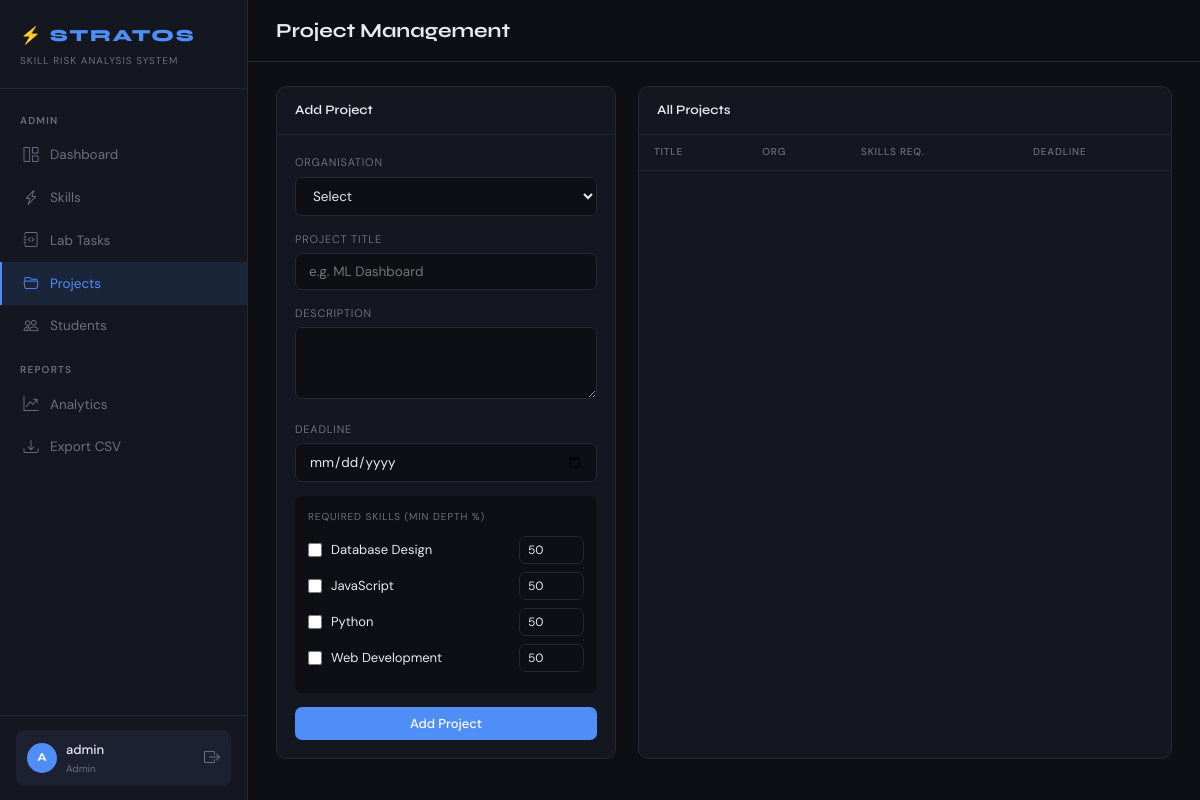
Screenshot of /admin/projects (signed in) with the database file from the repository.
### models.py (models this page shows, shortened)
class User(UserMixin, db.Model):
    __tablename__ = 'users'
    user_id    = db.Column(db.Integer, primary_key=True, autoincrement=True)
    username   = db.Column(db.String(50),  nullable=False, unique=True)
    email      = db.Column(db.String(100), nullable=False, unique=True)
    password   = db.Column(db.String(255), nullable=False)
    role       = db.Column(db.Enum('Student','Admin'), nullable=False, default='Student')
    branch     = db.Column(db.String(50),  nullable=True)
    year       = db.Column(db.SmallInteger, nullable=True)
    created_at = db.Column(db.DateTime, default=datetime.utcnow)
    @property
    def is_admin(self): return self.role == 'Admin'
    skills   = db.relationship('StudentSkill', back_populates='student', cascade='all, delete-orphan')
    attempts = db.relationship('TaskAttempt',  back_populates='student', cascade='all, delete-orphan')
    projects = db.relationship('Project', secondary=student_project, back_populates='students')

class Skill(db.Model):
    __tablename__ = 'skills'
    skill_id    = db.Column(db.Integer, primary_key=True, autoincrement=True)
    name        = db.Column(db.String(100), nullable=False, unique=True)
    category    = db.Column(db.String(50),  nullable=False)
    description = db.Column(db.Text, nullable=True)
    risk_param   = db.relationship('RiskParam',   back_populates='skill', uselist=False, cascade='all, delete-orphan')
    lab_tasks    = db.relationship('LabTask',      back_populates='skill', cascade='all, delete-orphan')
    student_data = db.relationship('StudentSkill', back_populates='skill', cascade='all, delete-orphan')

### routes/admin.py (the view, shortened to what this page needs)
@admin_bp.route('/projects', methods=['GET','POST'])
@login_required
@admin_required
def manage_projects():
    all_skills = Skill.query.order_by(Skill.name).all()
    all_orgs   = Organization.query.order_by(Organization.name).all()
    projects = (db.session.query(Project, Organization,
            func.count(func.distinct(ProjectRequirement.skill_id)).label('req_count'))
        .join(Organization, Project.org_id == Organization.org_id)
        .outerjoin(ProjectRequirement, ProjectRequirement.project_id == Project.project_id)
        .group_by(Project.project_id, Organization.org_id)
        .order_by(Project.posted_at.desc()).all())
    return render_template('admin/projects.html',
        projects=projects, orgs=all_orgs, skills=all_skills)

### routes/admin.py (called while the page is built)
def admin_required(f):
    @wraps(f)
    def dec(*a, **kw):
        if not current_user.is_authenticated or not current_user.is_admin:
            flash('Admin access required.', 'danger')
            return redirect(url_for('auth.login'))
        return f(*a, **kw)
    return dec

### templates/admin/projects.html (shortened to what this page needs)
{% extends 'base.html' %}
{% block page_title %}Project Management{% endblock %}
{% block content %}
<div class="grid-sidebar">
  <div class="card">
    <div class="card-head">Add Project</div>
    <div class="card-body">
      <form method="POST">
        <div class="field"><label class="lbl-f">Organisation</label>
          <select name="org_id" class="inp" required>
            <option value="">Select</option>
          </select></div>
        <div class="field"><label class="lbl-f">Project Title</label>
          <input name="title" class="inp" placeholder="e.g. ML Dashboard" required></div>
        <div class="field"><label class="lbl-f">Description</label>
          <textarea name="description" class="inp" rows="2"></textarea></div>
        <div class="field"><label class="lbl-f">Deadline</label>
          <input type="date" name="deadline" class="inp"></div>
        <div style="background:var(--bg);border-radius:7px;padding:13px;margin-bottom:14px;">
          <div style="font-size:10px;letter-spacing:.09em;text-transform:uppercase;color:var(--muted);margin-bottom:10px;">Required Skills (min depth %)</div>
          {% for s in skills %}
          <div style="display:flex;align-items:center;gap:9px;margin-bottom:8px;">
            <input type="checkbox" name="skill_ids" value="{{ s.skill_id }}" id="sk{{ s.skill_id }}" style="accent-color:var(--accent);width:14px;height:14px;flex-shrink:0;">
            <label for="sk{{ s.skill_id }}" style="font-size:13px;color:var(--text);flex:1;cursor:pointer;">{{ s.name }}</label>
            <input type="number" name="min_depths" value="50" min="0" max="100" class="inp" style="width:65px;padding:5px 8px;font-size:12px;">
          </div>
          {% endfor %}
        </div>
        <button type="submit" class="btn-primary" style="width:100%;">Add Project</button>
      </form>
    </div>
  </div>
  <div class="card">
    <div class="card-head">All Projects</div>
    <table class="tbl">
      <thead><tr><th>Title</th><th>Org</th><th>Skills Req.</th><th>Deadline</th></tr></thead>
    </table>
  </div>
</div>
{% endblock %}

### templates/base.html (shortened to what this page needs)
<!DOCTYPE html>
<html lang="en">
<head>
  <link href="https://cdn.jsdelivr.net/npm/bootstrap-icons@1.11.3/font/bootstrap-icons.min.css" rel="stylesheet">
</head>
<body>
{% if current_user.is_authenticated %}
<aside class="sidebar">
  <div class="sb-brand">
    <h1>⚡ STRATOS</h1>
    <p>Skill Risk Analysis System</p>
  </div>
  <nav class="sb-nav">
    {% if current_user.is_admin %}
      <div class="sb-section">Admin</div>
      <a href="{{ url_for('admin.dashboard') }}"      class="sb-link {% if request.endpoint=='admin.dashboard'      %}active{% endif %}"><i class="bi bi-grid-1x2"></i> Dashboard</a>
      <a href="{{ url_for('admin.manage_skills') }}"  class="sb-link {% if request.endpoint=='admin.manage_skills'  %}active{% endif %}"><i class="bi bi-lightning-charge"></i> Skills</a>
      <a href="{{ url_for('admin.manage_tasks') }}"   class="sb-link {% if request.endpoint=='admin.manage_tasks'   %}active{% endif %}"><i class="bi bi-journal-code"></i> Lab Tasks</a>
      <a href="{{ url_for('admin.manage_projects') }}" class="sb-link {% if request.endpoint=='admin.manage_projects' %}active{% endif %}"><i class="bi bi-folder2-open"></i> Projects</a>
      <a href="{{ url_for('admin.manage_students') }}" class="sb-link {% if request.endpoint=='admin.manage_students' %}active{% endif %}"><i class="bi bi-people"></i> Students</a>
      <div class="sb-section">Reports</div>
      <a href="{{ url_for('admin.analytics') }}"      class="sb-link {% if request.endpoint=='admin.analytics'      %}active{% endif %}"><i class="bi bi-graph-up-arrow"></i> Analytics</a>
      <a href="{{ url_for('admin.export_csv') }}"     class="sb-link"><i class="bi bi-download"></i> Export CSV</a>
    {% endif %}
  </nav>
  <div class="sb-footer">
    <div class="user-pill">
      <div class="user-avatar">{{ current_user.username[0].upper() }}</div>
      <div style="flex:1;min-width:0;">
        <div class="user-name">{{ current_user.username }}</div>
        <div class="user-role">{{ current_user.role }}{% if current_user.branch %} · {{ current_user.branch }}{% endif %}</div>
      </div>
      <a href="{{ url_for('auth.logout') }}" title="Logout" style="color:var(--muted);font-size:16px;"><i class="bi bi-box-arrow-right"></i></a>
    </div>
  </div>
</aside>
{% endif %}
<div class="main" {% if not current_user.is_authenticated %}style="margin-left:0"{% endif %}>
  {% if current_user.is_authenticated %}
  <div class="topbar">
    <h2 class="page-title">{% block page_title %}{% endblock %}</h2>
  </div>
  {% endif %}
  <div class="content">
    {% block content %}{% endblock %}
  </div>
</div>
</body>
</html>

### templates/base.html (style rules this page uses)
:root { --bg: #0d0f14; --bg-card: #141720; --bg-hover: #1c2030; --bg-input: #0d0f14; --accent: #4f8ef7; --accent-dim: rgba(79,142,247,0.12); --danger: #f75f5f; --warn: #f7b74f; --ok: #4ff7a0; --text: #e8eaf0; --muted: #6b7080; --border: #232738; --sidebar-w: 248px; --font-h: 'Syne', sans-serif; --font-b: 'DM Sans', sans-serif; --radius: 10px; }
*, *::before, *::after { box-sizing: border-box; margin: 0; padding: 0; }
body { background: var(--bg); color: var(--text); font-family: var(--font-b); font-size: 14px; line-height: 1.65; min-height: 100vh; }
.sidebar { position: fixed; top: 0; left: 0; width: var(--sidebar-w); height: 100vh; background: var(--bg-card); border-right: 1px solid var(--border); display: flex; flex-direction: column; z-index: 100; overflow-y: auto; }
.sb-brand { padding: 22px 20px 18px; border-bottom: 1px solid var(--border); flex-shrink: 0; }
.sb-brand h1 { font-family: var(--font-h); font-size: 17px; font-weight: 800; letter-spacing: .1em; color: var(--accent); margin: 0; }
.sb-brand p { font-size: 10px; color: var(--muted); margin-top: 3px; letter-spacing: .1em; text-transform: uppercase; }
.sb-nav { flex: 1; padding: 10px 0; }
.sb-section { font-size: 10px; font-weight: 600; letter-spacing: .12em; text-transform: uppercase; color: var(--muted); padding: 14px 20px 5px; }
.sb-link { display: flex; align-items: center; gap: 10px; padding: 9px 20px; color: var(--muted); text-decoration: none; border-left: 2px solid transparent; font-size: 13.5px; transition: all .15s; }
.sb-link.active { color: var(--accent); background: var(--accent-dim); border-left-color: var(--accent); }
.sb-link i { width: 18px; text-align: center; font-size: 15px; }
.sb-footer { padding: 14px 16px; border-top: 1px solid var(--border); flex-shrink: 0; }
.user-pill { display: flex; align-items: center; gap: 9px; padding: 9px 11px; background: var(--bg-hover); border-radius: 8px; }
.user-avatar { width: 30px; height: 30px; border-radius: 50%; background: var(--accent); display: flex; align-items: center; justify-content: center; font-family: var(--font-h); font-weight: 700; font-size: 12px; color: #fff; flex-shrink: 0; }
.user-name { font-size: 13px; font-weight: 500; color: var(--text); }
.user-role { font-size: 10px; color: var(--muted); }
.main { margin-left: var(--sidebar-w); min-height: 100vh; display: flex; flex-direction: column; }
.topbar { padding: 14px 28px; border-bottom: 1px solid var(--border); display: flex; align-items: center; justify-content: space-between; position: sticky; top: 0; background: var(--bg); z-index: 50; }
.page-title { font-family: var(--font-h); font-size: 20px; font-weight: 700; margin: 0; }
.content { padding: 24px 28px; flex: 1; }
.card { background: var(--bg-card); border: 1px solid var(--border); border-radius: var(--radius); overflow: hidden; }
.card-head { padding: 13px 18px; border-bottom: 1px solid var(--border); font-family: var(--font-h); font-size: 13px; font-weight: 600; display: flex; align-items: center; justify-content: space-between; }
.card-body { padding: 18px; }
.tbl { width: 100%; border-collapse: collapse; font-size: 13px; }
.tbl th { padding: 9px 15px; font-size: 10px; letter-spacing: .08em; text-transform: uppercase; color: var(--muted); border-bottom: 1px solid var(--border); text-align: left; font-weight: 500; }
.btn-primary { background: var(--accent); color: #fff; border: none; border-radius: 7px; padding: 8px 18px; font-size: 13px; font-weight: 500; cursor: pointer; font-family: var(--font-b); transition: opacity .15s; text-decoration: none; display: inline-block; }
.field { margin-bottom: 14px; }
.lbl-f { display: block; font-size: 11px; letter-spacing: .07em; text-transform: uppercase; color: var(--muted); margin-bottom: 5px; }
.inp { width: 100%; background: var(--bg-input); border: 1px solid var(--border); border-radius: 7px; color: var(--text); padding: 9px 13px; font-size: 13.5px; font-family: var(--font-b); outline: none; transition: border-color .15s; }
select.inp { cursor: pointer; }
select.inp option { background: var(--bg-card); }
textarea.inp { resize: vertical; min-height: 72px; }
.grid-sidebar { display: grid; grid-template-columns: 340px 1fr; gap: 22px; }

### rows the page displays
User: username "A", username "admin", role "Admin"
Skill: name "Database Design"
Skill: name "JavaScript"
Skill: name "Python"
Skill: name "Web Development"
